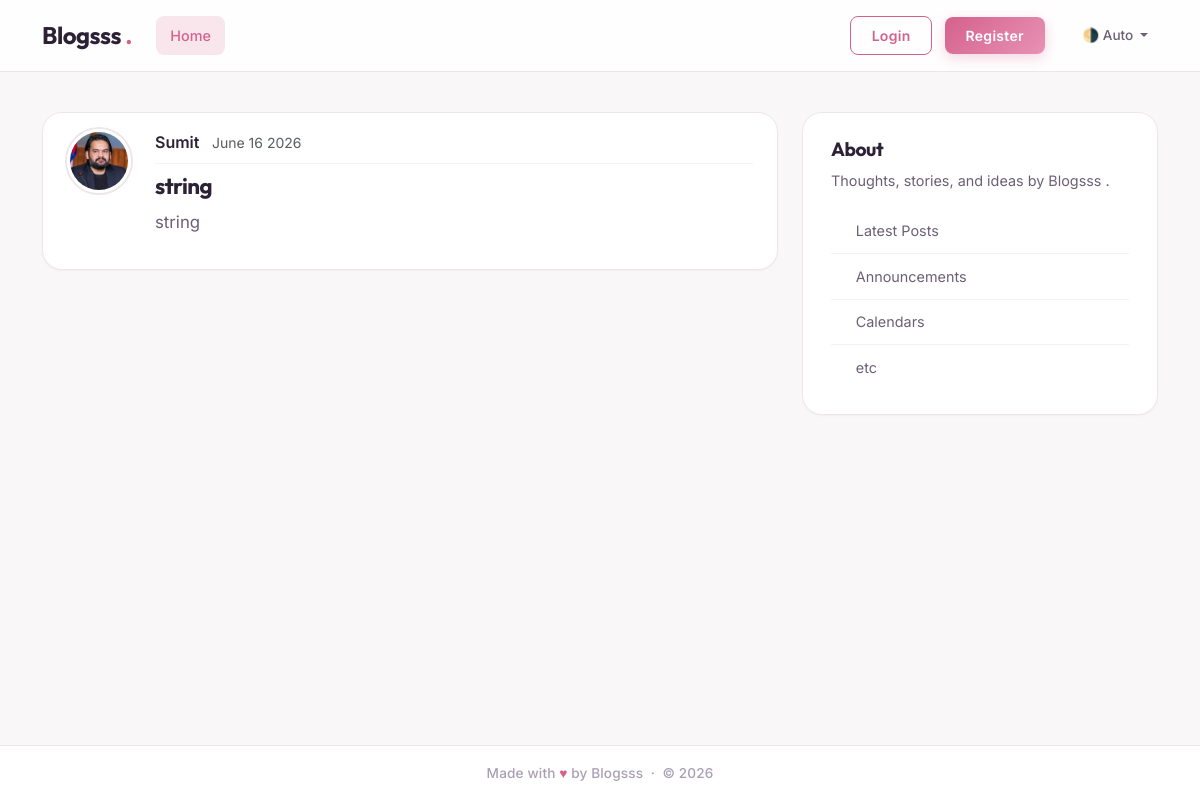
Before: /posts/1 with the older database file.
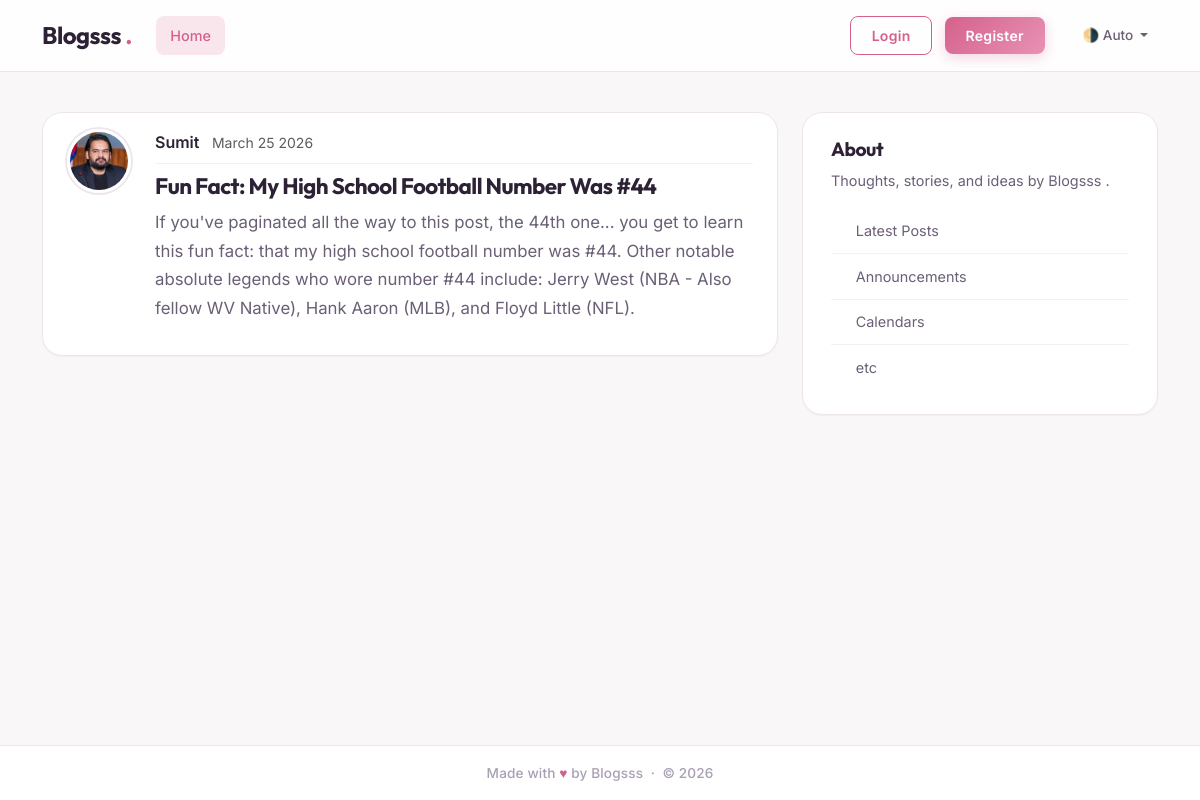
After: the same page with the newer database file.
### src/fastapi_l/models.py (models this page shows)
class Post(Base):
    __tablename__="posts"
    id: Mapped[int] = mapped_column(Integer, primary_key=True)
    title: Mapped[str] = mapped_column(String(100), nullable=False)
    content: Mapped[str] = mapped_column(Text, nullable=False)
    user_id: Mapped[int] = mapped_column(
        ForeignKey("users.id"),
        nullable=False,
        index=True,
    )
    date_posted: Mapped[datetime] = mapped_column(
        DateTime(timezone=True),
        default=lambda:datetime.now(UTC),
    )
    author: Mapped[User] = relationship(back_populates="posts")

### src/fastapi_l/main.py (the view)
@app.get("/posts/{post_id}", include_in_schema=False)
async def get_post_page(request: Request, post_id:int, db: Annotated[AsyncSession, Depends(get_db)]):
    result = await db.execute(select(Post).options(selectinload(Post.author)).where(Post.id == post_id))
    post = result.scalars().first()
    if post:
        title = post.title[:50]
        return templates.TemplateResponse(
            request,
            "post.html",
            {"post": post,"title" : title })
    raise HTTPException(status_code=status.HTTP_404_NOT_FOUND, detail="Post not found.")

### templates/post.html (shortened to what this page needs)
{% extends "layout.html" %}
{% block content %}
  <article class="content-section py-3 px-4 mb-4">
    <div class="d-flex align-items-start gap-4">
      <img class="rounded-circle article-img flex-shrink-0"
           src="{{ post.author.image_path }}"
           alt="{{ post.author.username }}'s profile picture"
           width="64"
           height="64"
           loading="lazy">
      <div class="flex-grow-1">
        <div class="article-metadata mb-2">
          <a class="me-2" href="#">{{ post.author.username }}</a>
          <small class="text-body-secondary">{{ post.date_posted.strftime('%B %d %Y') }}</small>
        </div>
        <h2 class="article-title">{{ post.title }}</h2>
        <p class="article-content">{{ post.content }}</p>
      </div>
    </div>
  </article>
{% endblock content %}

Changed rows visible on the page:
changed Post: date_posted "June 16 2026" → "March 25 2026"; title "string" → "Fun Fact: My High School Football Number Was #44"; content "string" → "If you've paginated all the way to this post, the 44th one... you get to learn this fun fact: that my high school football number was #44. Other notable absolute legends who wore number #44 include: Jerry West (NBA - Also fellow WV Native), Hank Aaron (MLB), and Floyd Little (NFL)."
